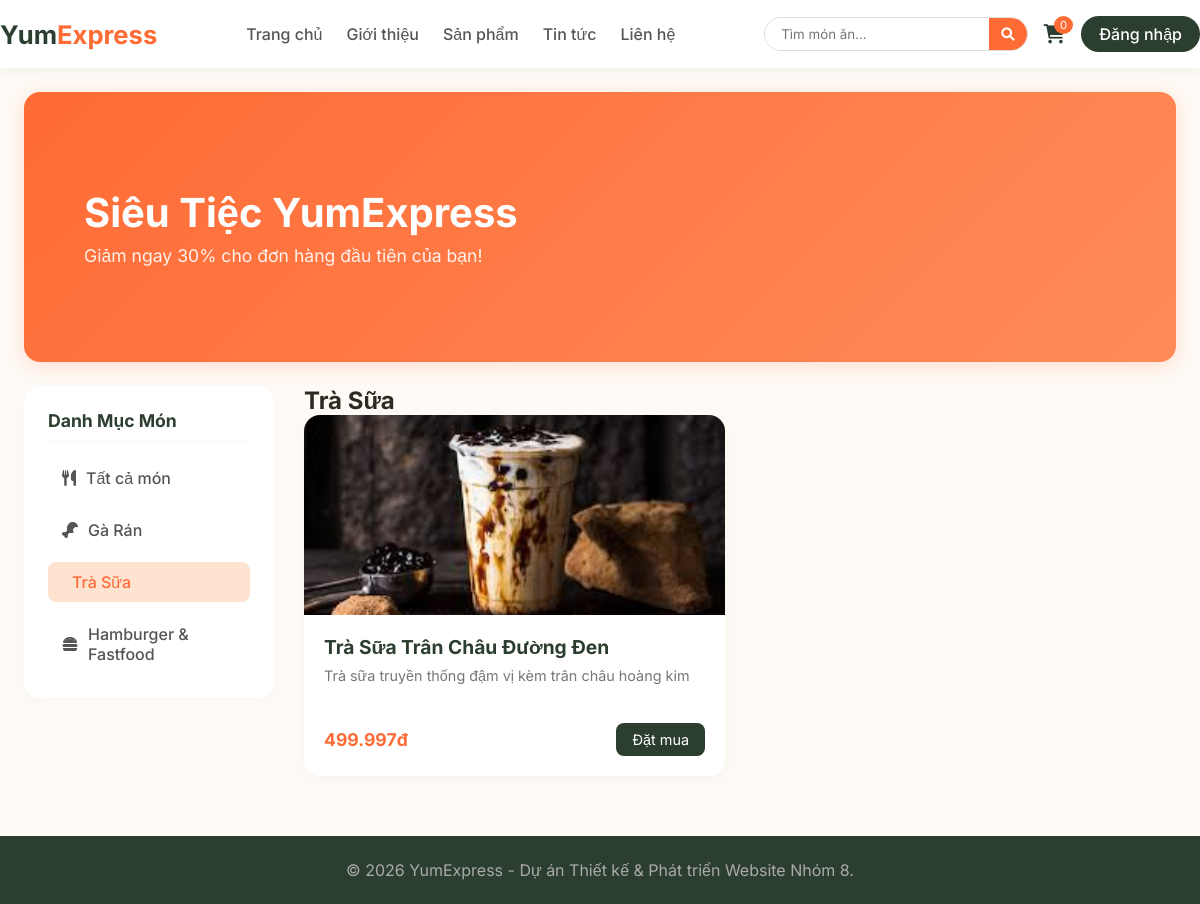
/yumexpress/index.php?cat_id=2, run on an earlier commit of the app's database.
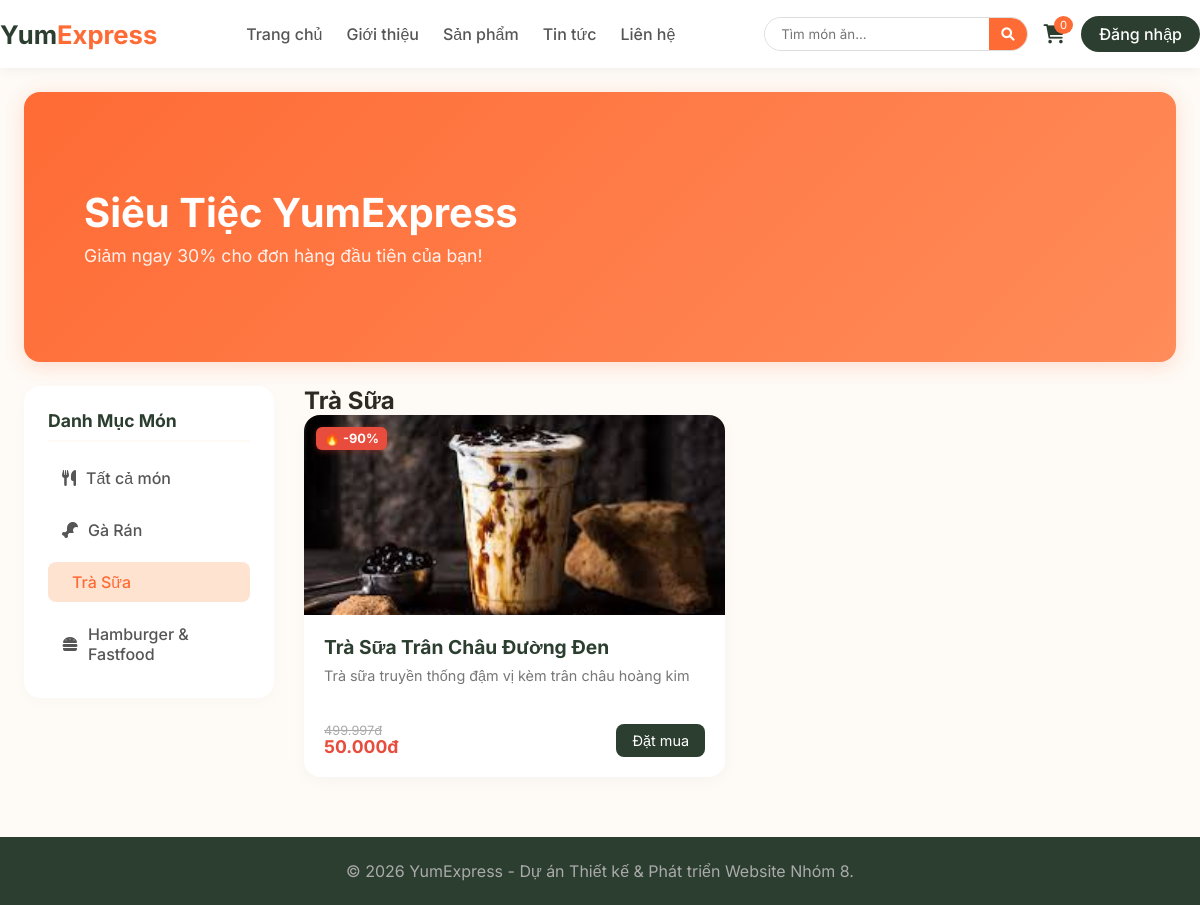
And on a later commit of the database.
### tables this page shows
CREATE TABLE `categories` (
  `id` int(11) NOT NULL,
  `name` varchar(255) NOT NULL,
  `image` varchar(255) DEFAULT NULL,
  `status` tinyint(4) DEFAULT 1
);

CREATE TABLE `products` (
  `id` int(11) NOT NULL,
  `category_id` int(11) DEFAULT NULL,
  `name` varchar(255) NOT NULL,
  `price` decimal(10,2) NOT NULL,
  `discount` int(11) DEFAULT 0,
  `description` text DEFAULT NULL,
  `image` varchar(255) DEFAULT NULL,
  `status` tinyint(4) DEFAULT 1
);

### yumexpress/index.php (the view, shortened to what this page needs)
<?php
include 'config.php';
$category_title = "Món Ăn Nổi Bật";
if (isset($_GET['search'])) {
    $search = $conn->real_escape_string($_GET['search']);
    $sql = "SELECT * FROM products WHERE status IN (1, 2, 3) AND name LIKE '%$search%'";
    $category_title = "Kết quả tìm kiếm cho: \"" . htmlspecialchars($search) . "\"";
} elseif (isset($_GET['cat_id'])) {
    $cat_id = intval($_GET['cat_id']);
    $sql = "SELECT * FROM products WHERE status IN (1, 2, 3) AND category_id = $cat_id";
    $res_name = $conn->query("SELECT name FROM categories WHERE id = $cat_id");
    if ($res_name && $row_name = $res_name->fetch_assoc()) {
        $category_title = $row_name['name'];
    }
} else {
    $sql = "SELECT * FROM products WHERE status IN (1, 2, 3)";
}
$result = $conn->query($sql);
?>
<!DOCTYPE html>
<html lang="vi">
<head>
    <link rel="stylesheet" href="https://cdnjs.cloudflare.com/ajax/libs/font-awesome/6.0.0-beta3/css/all.min.css">
    <link rel="stylesheet" href="css/style.css">
</head>
<body>
    <?php include 'header.php'; ?>
    <div class="container">
        <div class="main-banner">
            <div class="banner-content">
                <h2>Siêu Tiệc YumExpress</h2>
                <p>Giảm ngay 30% cho đơn hàng đầu tiên của bạn!</p>
            </div>
        </div>
    </div>
    <div class="container main-layout">
        <aside class="sidebar">
            <h3 class="sidebar-title">Danh Mục Món</h3>
            <ul class="sidebar-menu">
                <li>
                    <a href="index.php" class="<?php echo !isset($_GET['cat_id']) ? 'active' : ''; ?>">
                        <i class="fas fa-utensils"></i> Tất cả món
                    </a>
                </li>
                <?php
                $sql_cate = "SELECT * FROM categories";
                $result_cate = $conn->query($sql_cate);
                if ($result_cate && $result_cate->num_rows > 0) {
                    while($cat = $result_cate->fetch_assoc()) {
                        $active_class = (isset($_GET['cat_id']) && $_GET['cat_id'] == $cat['id']) ? 'active' : '';
                        $icon = "fas fa-chevron-right";
                        if (stripos($cat['name'], 'Gà') !== false) $icon = "fas fa-drumstick-bite";
                        if (stripos($cat['name'], 'Trà') !== false || stripos($cat['name'], 'Sữa') !== false) $icon = "fas fa-glass-tea";
                        if (stripos($cat['name'], 'Nhanh') !== false || stripos($cat['name'], 'Burger') !== false) $icon = "fas fa-hamburger";
                        echo "<li>
                                <a href='index.php?cat_id={$cat['id']}' class='{$active_class}'>
                                    <i class='{$icon}'></i> {$cat['name']}
                                </a>
                              </li>";
                    }
                }
                ?>
            </ul>
        </aside>
        <main class="main-content" id="danh-sach-mon">
            <h2 class="title"><?php echo $category_title; ?></h2>
            <div class="product-grid">
                <?php
                if ($result && $result->num_rows > 0) {
                    while($row = $result->fetch_assoc()) {
                        $original_price = $row['price'];
                        $discount = isset($row['discount']) ? intval($row['discount']) : 0;
                        $current_price = $original_price - ($original_price * $discount / 100);
                        ?>
                        <div class="product-card" style="position: relative; <?php echo ($row['status'] == 3) ? 'opacity: 0.65;' : ''; ?>">
                            <?php if ($discount > 0): ?>
                                <div style="position: absolute; top: 12px; left: 12px; background: #e74c3c; color: white; padding: 4px 8px; font-weight: 700; border-radius: 6px; font-size: 0.8rem; z-index: 5; box-shadow: 0 2px 6px rgba(231,76,60,0.3);">
                                    🔥 -<?php echo $discount; ?>%
                                </div>
                            <?php endif; ?>
                            <div class="product-img">
                                <?php if(!empty($row['image'])): ?>
                                    <img src="images/<?php echo $row['image']; ?>" alt="<?php echo $row['name']; ?>" class="food-img">
                                <?php else: ?>
                                    <div class="placeholder-img">🍕 YumExpress</div>
                                <?php endif; ?>
                            </div>
                            <div class="product-info">
                                <h3><?php echo $row['name']; ?></h3>
                                <p class="desc"><?php echo htmlspecialchars($row['description']); ?></p>
                                <div class="price-row">
                                    <div class="price-box" style="display: flex; flex-direction: column;">
                                        <?php if ($discount > 0): ?>
                                            <span style="text-decoration: line-through; color: #aaa; font-size: 0.8rem; margin-bottom: -2px; font-weight: 400;">
                                                <?php echo number_format($original_price, 0, ',', '.'); ?>đ
                                            </span>
                                            <span class="price" style="color: #e74c3c; font-weight: 700;">
                                                <?php echo number_format($current_price, 0, ',', '.'); ?>đ
                                            </span>
                                        <?php else: ?>
                                            <span class="price"><?php echo number_format($original_price, 0, ',', '.'); ?>đ</span>
                                        <?php endif; ?>
                                    </div>
                                    <?php if ($row['status'] == 3): ?>
                                        <button class="btn-add" style="background: #bdc3c7; color: white; cursor: not-allowed; border: none; padding: 8px 12px; border-radius: 6px; font-size: 0.9rem;" disabled>Hết hàng</button>
                                    <?php else: ?>
                                        <a href="add_to_cart.php?id=<?php echo $row['id']; ?>" class="btn-add" style="text-decoration: none; display: inline-block; text-align: center; line-height: normal;">Đặt mua</a>
                                    <?php endif; ?>
                                </div>
                            </div>
                        </div>
                        <?php
                    }
                } else {
                    echo "<p style='grid-column: 1/-1; text-align: center; padding: 40px;'>Rất tiếc, YumExpress không tìm thấy món phù hợp với danh mục hoặc từ khóa này!</p>";
                }
                ?>
            </div>
        </main>
    </div>
    <footer>
        <div class="container">
            <p>&copy; 2026 YumExpress - Dự án Thiết kế & Phát triển Website Nhóm 8.</p>
        </div>
    </footer>
</body>
</html>

### yumexpress/header.php
<header class="main-header">
    <div class="container header-inner">
        <div class="logo"><h1>Yum<span>Express</span></h1></div>
        <ul class="nav-links">
    <li><a href="index.php" class="nav-link">Trang chủ</a></li>
    <li><a href="about.php" class="nav-link">Giới thiệu</a></li>
    <li><a href="index.php#danh-sach-mon" class="nav-link">Sản phẩm</a></li>
    <li><a href="news.php" class="nav-link">Tin tức</a></li>
    <li><a href="contact.php" class="nav-link">Liên hệ</a></li>
</ul>
        <div class="header-actions">
            <form action="index.php" method="GET" class="search-box">
                <input type="text" name="search" placeholder="Tìm món ăn..." value="<?php echo isset($_GET['search']) ? htmlspecialchars($_GET['search']) : ''; ?>">
                <button type="submit"><i class="fas fa-search"></i></button>
            </form>
            <a href="cart.php" class="cart-icon-btn" style="text-decoration: none; display: inline-flex; align-items: center; justify-content: center;">
                <i class="fas fa-shopping-cart"></i>
                <span class="cart-count">
                    <?php echo isset($_SESSION['cart']) ? array_sum($_SESSION['cart']) : 0; ?>
                </span>
            </a>
            <?php if (isset($_SESSION['user'])): ?>
                <div class="user-logged" style="position: relative; display: inline-block; margin-left: 15px;">
                    <span style="font-weight: 600; color: #2c3e2f; cursor: pointer;" id="userDropdownTrigger">
                        <i class="fas fa-user-circle"></i> Hi, <?php echo $_SESSION['user']['fullname']; ?>
                    </span>
                    <div class="user-dropdown" style="display: none; position: absolute; right: 0; background: white; box-shadow: 0 4px 12px rgba(0,0,0,0.1); border-radius: 8px; width: 180px; margin-top: 10px; padding: 10px 0; z-index: 100;">
                        <a href="profile.php" style="display: block; padding: 8px 16px; color: #333; text-decoration: none; font-size: 0.9rem;">Thông tin cá nhân</a>
                        <a href="change_password.php" style="display: block; padding: 8px 16px; color: #333; text-decoration: none; font-size: 0.9rem;">Đổi mật khẩu</a>
                        <?php if ($_SESSION['user']['role'] == 'admin'): ?>
                            <hr style="border: 0; border-top: 1px solid #eee; margin: 5px 0;">
                            <a href="admin.php" style="display: block; padding: 8px 16px; color: #ff6b35; text-decoration: none; font-size: 0.9rem; font-weight: 600;">Trang Quản Trị</a>
                        <?php endif; ?>
                        <hr style="border: 0; border-top: 1px solid #eee; margin: 5px 0;">
                        <a href="logout.php" style="display: block; padding: 8px 16px; color: #e53e3e; text-decoration: none; font-size: 0.9rem;">Đăng xuất</a>
                    </div>
                </div>
                <script>
                    // Script xử lý bật tắt menu dropdown tài khoản khi click
                    document.addEventListener('DOMContentLoaded', function() {
                        const trigger = document.getElementById('userDropdownTrigger');
                        const dropdown = document.querySelector('.user-dropdown');
                        if(trigger && dropdown) {
                            trigger.addEventListener('click', function(e) {
                                e.stopPropagation();
                                dropdown.style.display = dropdown.style.display === 'block' ? 'none' : 'block';
                            });
                            window.addEventListener('click', function() {
                                dropdown.style.display = 'none';
                            });
                        }
                    });
                </script>
            <?php else: ?>
                <a href="auth.php" class="btn-login-trigger" style="text-decoration: none; display: inline-block;">Đăng nhập</a>
            <?php endif; ?>
        </div>
    </div>
</header>

### yumexpress/css/style.css (style rules this page uses)
* { margin: 0; padding: 0; box-sizing: border-box; font-family: 'Inter', sans-serif; }
body { background-color: #fefaf5; color: #2d2a24; }
.container { max-width: 1280px; margin: 0 auto; padding: 0 24px; }
.main-header { background: #ffffff; box-shadow: 0 2px 12px rgba(0,0,0,0.05); position: sticky; top: 0; z-index: 100; }
.header-inner { display: flex; align-items: center; justify-content: space-between; padding: 16px 0; }
.logo h1 { font-size: 1.6rem; color: #2c3e2f; }
.logo span { color: #ff6b35; }
.nav-links { display: flex; gap: 24px; list-style: none; }
.nav-link { text-decoration: none; color: #555; font-weight: 500; }
.header-actions { display: flex; align-items: center; gap: 16px; }
.search-box { display: flex; border: 1px solid #ddd; border-radius: 20px; overflow: hidden; background: #fff; }
.search-box input { padding: 8px 16px; border: none; outline: none; }
.search-box button { padding: 8px 12px; background: #ff6b35; color: white; border: none; cursor: pointer; }
.cart-icon-btn { position: relative; background: none; border: none; font-size: 1.2rem; color: #2c3e2f; cursor: pointer; }
.cart-count { position: absolute; top: -8px; right: -8px; background: #ff6b35; color: white; font-size: 0.7rem; padding: 2px 6px; border-radius: 50%; }
.btn-login-trigger { background: #2c3e2f; color: white; padding: 8px 18px; border-radius: 20px; border: none; font-weight: 500; cursor: pointer; }
.product-grid { display: grid; grid-template-columns: repeat(auto-fill, minmax(300px, 1fr)); gap: 30px; }
.product-card { background: white; border-radius: 16px; overflow: hidden; box-shadow: 0 4px 16px rgba(0,0,0,0.03); transition: transform 0.3s ease; }
.product-img { width: 100%; height: 200px; background: #ffe3d1; overflow: hidden; }
.food-img { width: 100%; height: 100%; object-fit: cover; }
.product-info { padding: 20px; }
.product-info h3 { font-size: 1.2rem; margin-bottom: 8px; color: #2c3e2f; }
.desc { font-size: 0.9rem; color: #777; margin-bottom: 16px; height: 40px; display: -webkit-box; justify-content: space-between; -webkit-box-orient: vertical; overflow: hidden; }
.price-row { display: flex; justify-content: space-between; align-items: center; }
.price { font-size: 1.1rem; font-weight: 700; color: #ff6b35; }
.btn-add { background: #2c3e2f; color: white; padding: 8px 16px; border-radius: 8px; border: none; font-size: 0.9rem; cursor: pointer; }
footer { background: #2c3e2f; color: #aaa; text-align: center; padding: 24px 0; margin-top: 60px; }
.main-banner { width: 100%; height: 270px; background: linear-gradient(135deg, #ff6b35 0%, #ff8c5a 100%); border-radius: 16px; margin: 24px 0; display: flex; align-items: center; padding: 0 60px; color: white; box-shadow: 0 4px 20px rgba(255, 107, 53, 0.2); }
.banner-content h2 { font-size: 2.5rem; margin-bottom: 8px; font-weight: 700; }
.banner-content p { font-size: 1.1rem; opacity: 0.9; }
.main-layout { display: flex; gap: 30px; margin-top: 20px; }
.sidebar { width: 250px; flex-shrink: 0; background: white; padding: 24px; border-radius: 16px; height: fit-content; box-shadow: 0 4px 16px rgba(0,0,0,0.02); }
.sidebar-title { font-size: 1.1rem; color: #2c3e2f; margin-bottom: 16px; padding-bottom: 8px; border-bottom: 2px solid #fefaf5; }
.sidebar-menu { list-style: none; display: flex; flex-direction: column; gap: 12px; }
.sidebar-menu a { display: flex; align-items: center; gap: 10px; text-decoration: none; color: #555; padding: 10px 14px; border-radius: 8px; font-weight: 500; transition: all 0.2s ease; }
.sidebar-menu a:hover, .sidebar-menu a.active { background: #ffe3d1; color: #ff6b35; }
.main-content { flex-grow: 1; }

What changed in the data, as far as the page shows it:
changed products "Trà Sữa Trân Châu Đường Đen": discount (not shown) → "90"; current_price (not shown) → "50.000"
